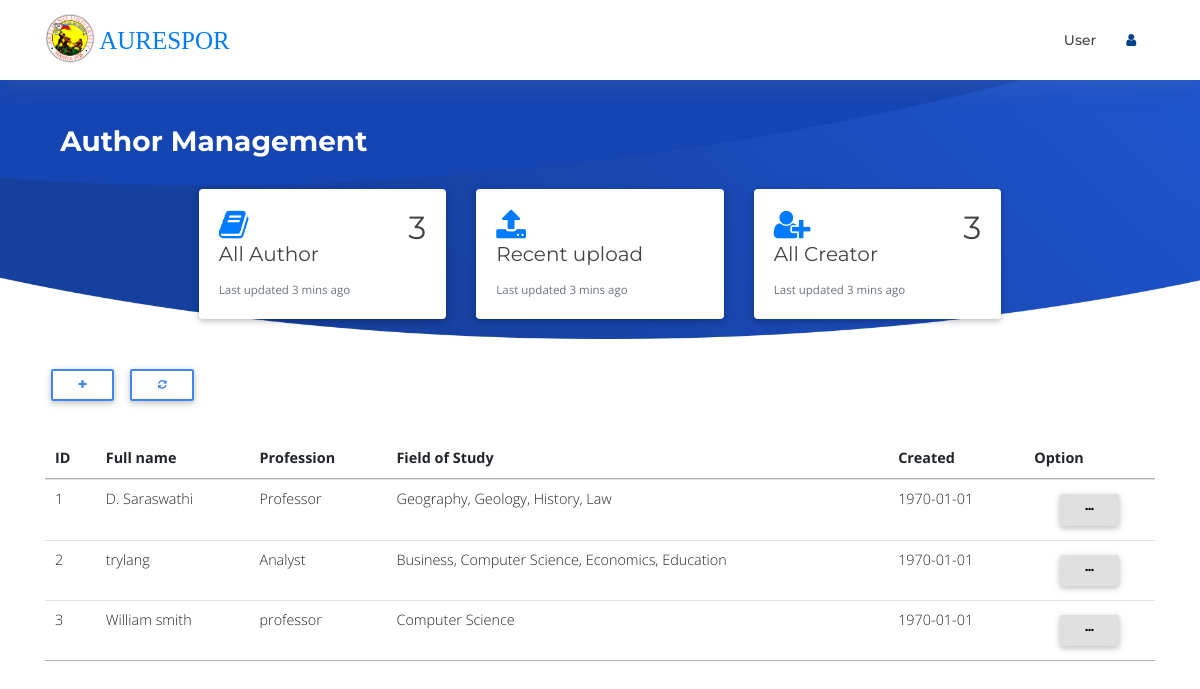
The app's page /admin/author/author.php (signed in) with its own data.
### tables this page shows
CREATE TABLE `tblauthor` (
  `id` int(11) NOT NULL,
  `name` varchar(100) NOT NULL,
  `email` varchar(100) NOT NULL,
  `profession` varchar(100) NOT NULL,
  `description` longtext NOT NULL,
  `fstudy` varchar(100) NOT NULL,
  `created` varchar(100) NOT NULL
);

### admin/author/functions/DB.func.php (called while the page is built, shortened)
<?php
function get_users($connect){
	$sql = "SELECT * FROM tblaccount ORDER BY id ASC";
	$result = $connect->query($sql);
	if ($result->num_rows > 0) {
		return $result;
	}
}
function get_author($connect){
	$sql = "SELECT * FROM tblauthor";
	$result = $connect->query($sql);
		return $result;
}
?>

### admin/author/author.php (the view, shortened to what this page needs)
<?php
include "inc/header.php";
?>
<section id="intro" class="clearfix">
  <div class="container">
  <h3 style="color:#fff;">&nbsp;<b> Author Management </b></h3>
    <div class="card-group">
          <div class="col-md-3 col-sm-5">
            <div class="card">
              <div class="card-body">
                <i class="fa fa-book fa-2x " style="color:#007bff"></i><h2 class="float-right"><?php echo get_author($connect)->num_rows;?></h2>
                 <h5 class="card-title">All Author</h5>
                <p class="card-text"><small class="text-muted">Last updated 3 mins ago</small></p>
              </div>
            </div>
          </div>
          <div class="col-md-3 col-sm-5">
            <div class="card">
              <div class="card-body">
               <i class="fa fa-upload fa-2x" style="color:#007bff"></i>
                <h5 class="card-title">Recent upload</h5>
                <p class="card-text"><small class="text-muted">Last updated 3 mins ago</small></p>
              </div>
            </div>
          </div>
          <div class="col-md-3 col-sm-5">
            <div class="card">
              <div class="card-body">
               <i class="fa fa-user-plus fa-2x" style="color:#007bff"></i><h2 class="float-right"><?php echo get_users($connect)->num_rows;?></h2>
                <h5 class="card-title">All Creator</h5>
                <p class="card-text"><small class="text-muted">Last updated 3 mins ago</small></p>
              </div>
            </div>
          </div>
      </div>
    </div>
</section>
<div class="container">
  <button type="button" class="btn btn-outline-primary btn-sm" data-toggle="modal" data-target="#create-project">
  <i  class="fa fa-plus"></i>
  </button>
  <a href="author.php"><button type="button" class="btn btn-outline-primary btn-sm">
  <i class="fa fa-refresh" aria-hidden="true"></i>
  </button>
  </a>
  <br/>
  <br/>
<div class="table-responsive-lg">
 <table id="author" class="table table-hover">
   <thead>
     <tr>
       <th scope="col">ID</th>
       <th scope="col">Full name</th>
       <th scope="col">Profession</th>
       <th scope="col">Field of Study</th>
       <th scope="col">Created</th>
       <th scope="col" align="center">Option</th>
     </tr>
   </thead>
   <tbody>
     <?php
     $result = get_author($connect);
     if ($result->num_rows>0) {
     while ($data = mysqli_fetch_array($result)) {
       ?>
       <tr>
       <td><?php echo $data['id']?></td>
         <td><a href="./api/action.php?id=<?php echo $data['id']?>"><?php echo $data['name']?></a></td>
         <td><?php echo $data['profession']?></td>
         <td><?php echo $data['fstudy']?></td>
       <td><?php echo date("Y-m-d",strtotime($data['created']));?></td>
       <td align="center"><div class="dropdown">
         <button class="btn btn-light btn-sm" type="button" id="option" data-toggle="dropdown" aria-haspopup="true" aria-expanded="false">
           <i class="fa fa-ellipsis-h"></i>
         </button>
       </div>
     </td>
   </tr>
   <?php
 }
}
 ?>
</tbody>
</table>
</div>
</div>

### resource/css/style_management.css (style rules this page uses)
body { background: #fff; color: #444; font-family: "Open Sans", sans-serif; }
a { color: #007bff; transition: 0.5s; }
p { padding: 0; margin: 0 0 30px 0; }
h1, h2, h3, h4, h5, h6 { font-family: "Montserrat", sans-serif; font-weight: 400; margin: 0 0 20px 0; padding: 0; }
#intro { width: 100%; position: relative; background: url("../img/intro-bg.png") center bottom no-repeat; background-size: cover; padding: 125px 0 20px 0; }
.card-group { display: flex; justify-content: center; padding-top: 10px; }

### records on screen
tblauthor: id "1", name "D. Saraswathi", profession "Professor", fstudy "Geography, Geology, History, Law", created "1970-01-01"
tblauthor: id "2", name "trylang", profession "Analyst", fstudy "Business, Computer Science, Economics, Education", created "1970-01-01"
tblauthor: id "3", name "William smith", profession "professor", fstudy "Computer Science", created "1970-01-01"

### other values on screen
$_SESSION['name'] "User"
get_author($connect)->num_rows "3"
get_users($connect)->num_rows "3"
